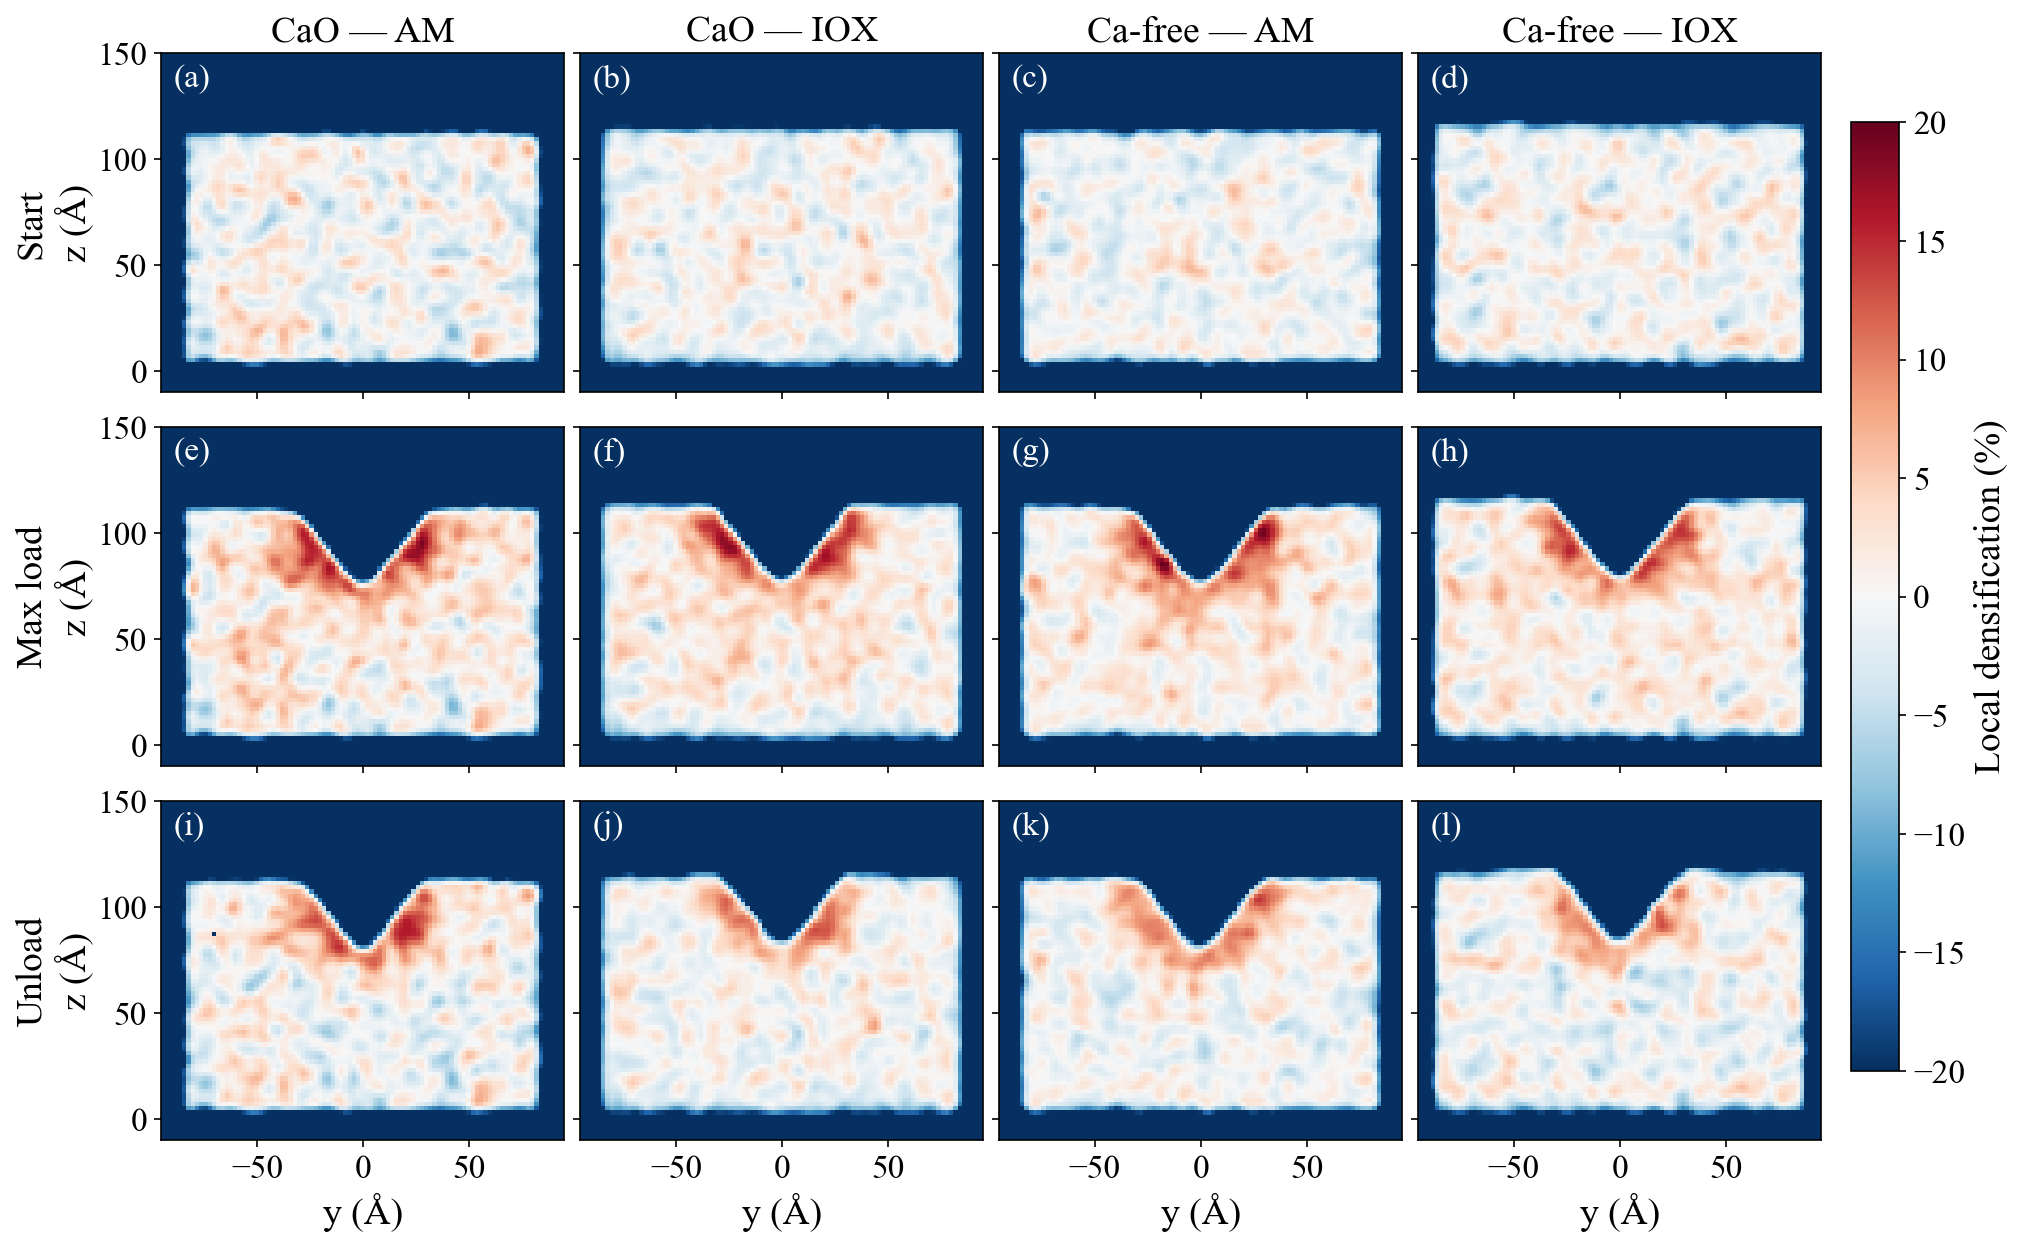

Reproduce this figure in Python.
"""
fig_densification_stages.py
Mapa 2D de densificacion local (metodo chunk/atom bin/3d, replica del enfoque de
Pedone 2026 Fig. 7) en las 3 etapas de la indentacion: Start (step=20000, antes de
cargar), Max load (step=120000, fin de la carga) y Unload (ultimo frame, despues de
descargar). Figura de 3 filas x 4 columnas: filas = etapa, columnas = vidrio
(CaO-AM, CaO-IOX, Ca-free-AM, Ca-free-IOX).

Densidad local por bin (2x2x2 A^3) en una rebanada de 12 A de espesor centrada en el
eje de la punta, comparada contra rho0 = densidad bulk (z in [10,80] A) de la
configuracion de referencia (step=20000) de esa misma replica:

  densificacion(%) = (rho_local(bin) - rho0) / rho0 * 100

Promediado sobre replicas (r1,r2,r3; CaO-AM usa solo r2,r3 porque r1 es la muestra
piloto, no comparable). Suavizado gaussiano sigma=1.5 bins, rango de color fijo
[-30%, +30%]. Fondo gris oscuro continuo (sin bins vacios visibles) para las
regiones sin atomos (vacio bajo la punta, por encima de la superficie, cavidad del
crater).

Atom types: Si=1, O=2, Ca=3, Na=4, K=5, C(punta)=6
"""

import sys
from pathlib import Path

import numpy as np
import matplotlib.pyplot as plt
from matplotlib.colors import TwoSlopeNorm
from scipy.ndimage import gaussian_filter, binary_opening

HERE = Path(__file__).parent
FRAMES = HERE / "surface_profile" / "lastframes"
sys.path.insert(0, str(HERE.parent))
from paper_style import FS_LABEL, FS_TEXT, apply_rcparams, relabel
import string
apply_rcparams()

TYPE_TIP = 6
TYPE_MASS = {1: 28.0855, 2: 15.9994, 3: 40.078, 4: 22.98977, 5: 39.0983}

BIN = 2.0
X_HALF_WIDTH = 6.0
BULK_Z_LO, BULK_Z_HI = 10.0, 80.0
SIGMA_BINS = 1.5
MIN_ATOMS_BIN = 1      # bins con >=1 atomo se consideran "materia"; el resto es vacio

STAGES = [("step20000", "Start"), ("step120000", "Max load"), ("last", "Unload")]

CASES = {
    "CaO":     {"AM": ["cao_x0_r2", "cao_x0_r3"],
                "IOX": ["cao_iex_xt15_r1_300K", "cao_iex_xt15_r2_300K", "cao_iex_xt15_r3_300K"]},
    "Ca-free": {"AM": ["noca_x0_r1", "noca_x0_r2", "noca_x0_r3"],
                "IOX": ["noca_iex_xt25_r1_300K", "noca_iex_xt25_r2_300K", "noca_iex_xt25_r3_300K"]},
}
COLUMNS = [("CaO", "AM"), ("CaO", "IOX"), ("Ca-free", "AM"), ("Ca-free", "IOX")]


def read_frame(tag, step):
    path = FRAMES / f"{tag}_{step}.txt"
    with open(path) as f:
        header = f.readline()
    lo = np.array([float(v) for v in header.split("box_lo=")[1].split("box_len=")[0].split()])
    length = np.array([float(v) for v in header.split("box_len=")[1].split()])
    data = np.loadtxt(path, skiprows=1)
    types = data[:, 1].astype(int)
    xyz = data[:, 2:5]
    return types, xyz, lo, length


def masses_of(types):
    m = np.zeros(len(types))
    for t, mv in TYPE_MASS.items():
        m[types == t] = mv
    return m


def bulk_density(tag):
    types0, xyz0, lo0, len0 = read_frame(tag, "step20000")
    glass = types0 != TYPE_TIP
    types0, xyz0 = types0[glass], xyz0[glass]
    z = xyz0[:, 2]
    sel = (z >= BULK_Z_LO) & (z <= BULK_Z_HI)
    mass = masses_of(types0[sel]).sum()
    vol = len0[0] * len0[1] * (BULK_Z_HI - BULK_Z_LO)
    return mass / vol


def local_density_and_mask(tag, step, y_edges, z_edges):
    types1, xyz1, lo1, len1 = read_frame(tag, step)
    glass = types1 != TYPE_TIP
    types1, xyz1 = types1[glass], xyz1[glass]
    xmid = lo1[0] + 0.5 * len1[0]
    ymid = lo1[1] + 0.5 * len1[1]

    x = xyz1[:, 0] - xmid
    y = xyz1[:, 1] - ymid
    z = xyz1[:, 2]
    mass = masses_of(types1)

    x_edges = np.arange(-X_HALF_WIDTH, X_HALF_WIDTH + BIN, BIN)
    nx = len(x_edges) - 1

    slice_mask = (x >= x_edges[0]) & (x < x_edges[-1])
    x, y, z, mass = x[slice_mask], y[slice_mask], z[slice_mask], mass[slice_mask]

    ix = np.clip(np.digitize(x, x_edges) - 1, 0, nx - 1)
    iy = np.clip(np.digitize(y, y_edges) - 1, 0, len(y_edges) - 2)
    iz = np.clip(np.digitize(z, z_edges) - 1, 0, len(z_edges) - 2)

    grid_mass = np.zeros((nx, len(z_edges) - 1, len(y_edges) - 1))
    grid_n = np.zeros((nx, len(z_edges) - 1, len(y_edges) - 1))
    np.add.at(grid_mass, (ix, iz, iy), mass)
    np.add.at(grid_n, (ix, iz, iy), 1)

    bin_vol = BIN ** 3
    rho = (grid_mass / bin_vol).mean(axis=0)
    occupied = (grid_n >= MIN_ATOMS_BIN).mean(axis=0) > 0    # bin "con materia" si algun x-bin de la rebanada tiene atomos
    return rho, occupied


Y_EDGES = np.arange(-95, 95 + BIN, BIN)
Z_EDGES = np.arange(-10, 150 + BIN, BIN)

results = {}   # (glass, cond, stage_key) -> (pct_smoothed, mask_occupied)
for glass, conds in CASES.items():
    for cond, tags in conds.items():
        rho0s = {tag: bulk_density(tag) for tag in tags}
        for step, label in STAGES:
            print(f"{glass} {cond} {label}...")
            pct_maps, masks = [], []
            for tag in tags:
                rho_local, occ = local_density_and_mask(tag, step, Y_EDGES, Z_EDGES)
                pct = (rho_local - rho0s[tag]) / rho0s[tag] * 100.0
                pct_maps.append(pct)
                masks.append(occ)
            avg = np.mean(np.stack(pct_maps), axis=0)
            occ_any = np.any(np.stack(masks), axis=0)   # ocupado si >=1 replica tiene materia ahi
            occ_clean = binary_opening(occ_any, structure=np.ones((3, 3)))   # descarta bins aislados (1 px)
            smoothed = gaussian_filter(avg, sigma=SIGMA_BINS)
            masked = np.where(occ_clean, smoothed, np.nan)
            results[(glass, cond, step)] = masked

vmax = 20.0   # simetrico sobre el maximo positivo real observado en los mapas promediados (criterio Pedone Fig.7)
norm = TwoSlopeNorm(vmin=-vmax, vcenter=0.0, vmax=vmax)
BG = "#053061"   # azul mas oscuro del colormap RdBu_r (extremo de la escala), como en Pedone 2026
EXTENT = [Y_EDGES[0], Y_EDGES[-1], Z_EDGES[0], Z_EDGES[-1]]

letters = iter(string.ascii_lowercase)
fig, axes = plt.subplots(3, 4, figsize=(15.5, 8.6))
fig.subplots_adjust(left=0.075, right=0.93, top=0.94, bottom=0.075, wspace=0.04, hspace=0.015)
im = None
for row, (step, stage_label) in enumerate(STAGES):
    for col, (glass, cond) in enumerate(COLUMNS):
        ax = axes[row, col]
        grid = results[(glass, cond, step)]
        im = ax.imshow(grid, extent=EXTENT, origin="lower", cmap="RdBu_r", norm=norm,
                        interpolation="nearest", aspect="equal")
        ax.set_facecolor(BG)
        ax.tick_params(labelsize=FS_TEXT, which="both")
        ax.text(0.03, 0.97, f"({next(letters)})", transform=ax.transAxes, ha="left", va="top",
                fontsize=FS_TEXT, fontweight="normal", color="white", zorder=6)
        if row == 0:
            ax.set_title(f"{relabel(glass)} — {cond}", fontsize=FS_LABEL)
        if row == 2:
            ax.set_xlabel("y (Å)", fontsize=FS_LABEL)
        else:
            ax.set_xticklabels([])
        if col == 0:
            ax.set_ylabel("z (Å)", fontsize=FS_LABEL, labelpad=2)
        else:
            ax.set_yticklabels([])
    pos = axes[row, 0].get_position()
    fig.text(0.012, pos.y0 + 0.5 * pos.height, stage_label, fontsize=FS_LABEL,
              fontweight="normal", ha="left", va="center", rotation=90)

cbar = fig.colorbar(im, ax=axes, shrink=0.85, pad=0.015)
cbar.set_label("Local densification (%)", fontsize=FS_LABEL)
cbar.ax.tick_params(labelsize=FS_TEXT)

out = HERE / "fig_densification_stages.pdf"
fig.savefig(out, dpi=300, bbox_inches="tight", facecolor="white")
fig.savefig(out.with_suffix(".png"), dpi=150, bbox_inches="tight", facecolor="white")
print(f"Guardado: {out.name}")
